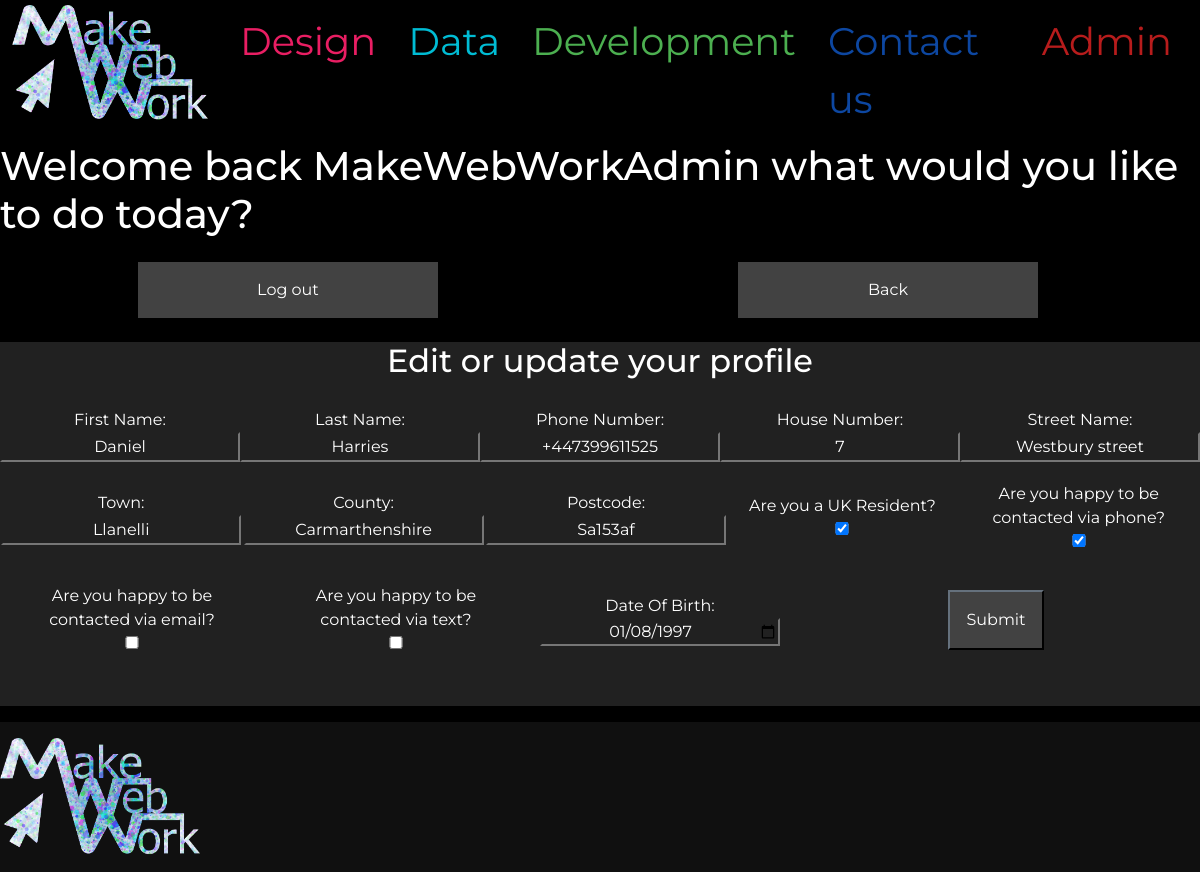
/editAccount (signed in), run on the app's committed database.
### default_site/models.py (models this page shows, shortened)
class UserProfile(models.Model):
    CustomerID = models.BigAutoField(primary_key=True)
    user = models.OneToOneField(User, on_delete=models.CASCADE)
    House_number_or_name = models.CharField(max_length=150, null=True, blank=True)
    Address_line_one = models.CharField(max_length=150, null=True, blank=True)
    Town = models.CharField(max_length=150, null=True, blank=True)
    County = models.CharField(max_length=99, null=True, blank=True)
    Uk_resident = models.BooleanField(default=True)
    Postcode = models.CharField(max_length=30, null=True, blank=True)
    Birth_date = models.DateField(null=True, blank=True)
    First_name = models.CharField(max_length=40, null=True, blank=True)
    Last_name = models.CharField(max_length=40, null=True, blank=True)
    Phone_number = models.CharField(max_length=15, null=True, blank=True)
    Contact_via_email = models.BooleanField(default=False)
    Contact_via_phone = models.BooleanField(default=False)
    Contact_via_text = models.BooleanField(default=False)

### default_site/views.py (the view, shortened to what this page needs)
# urls.py: path('editAccount', edit_profile, name="editAccount"),
@login_required
def edit_profile(request):
    profile = UserProfile.objects.get(user=request.user)
    invoice = Invoice.objects.filter(userprofile=profile)
    context = {
        "profile": profile
    }
    return render(request, 'default_site/edit_profile.html', context)

### default_site/templates/default_site/edit_profile.html (shortened to what this page needs)
{% extends 'base.html' %}
{% load static %}
{% block extra_css %}
<link rel="stylesheet" type="text/css" href="{% static '/css/webformstyles.css' %}">
{% endblock %}
{% block content %}
{% if user.is_authenticated %}
<h1>Welcome back {{profile.user}} what would you like to do today?</h1>
<div class="row choice-container">
    <a class="text-center col-12 col-md-3 grey darken-3 text-center my-3 py-3 grey-link btn-dark" href="{% url 'account_logout' %}">Log out</a>
    <a class="text-center col-12 col-md-3 grey darken-3 text-center my-3 py-3 grey-link btn-dark" href="{% url 'account' %}">Back</a>
</div>
<div class="form-area grey darken-4 text-center my-2">
    <h2>Edit or update your profile</h2>
    <form class="form-area" action="{% url 'editAccount' %}" method="POST" id="profiledata">
        <div class="small-input">
            <label class="" for="First_Name">First Name: </label>
            <input id="First_Name" class="input-fill" name="First_Name"
            type="text" value="{{profile.First_name}}" required>
        </div>
        <div class="small-input">
            <label class="" for="Last_Name">Last Name: </label>
            <input id="Last_Name" class="input-fill" name="Last_Name"
            type="text" value="{{profile.Last_name}}" required>
        </div>
        <div class="small-input">
            <label class="" for="Phone_number">Phone Number: </label>
            <input id="Phone_number" class="input-fill" name="Phone_number"
            type="tel" value="{{profile.Phone_number}}" required>
        </div>
        <div class="small-input">
            <label class="" for="House_number">House Number: </label>
            <input id="House_number" class="input-fill" name="House_number"
            type="text" value="{{profile.House_number_or_name}}" required>
        </div>
        <div class="small-input">
            <label class="" for="Street_Name">Street Name: </label>
            <input id="Street_Name" class="input-fill" name="Street_Name"
            type="text" value="{{profile.Address_line_one}}" required>
        </div>
        <div class="small-input">
            <label class="" for="Town">Town: </label>
            <input id="Town" class="input-fill" name="Town"
            type="text" value="{{profile.Town}}" required>
        </div>
        <div class="small-input">
            <label class="" for="County">County: </label>
            <input id="County" class="input-fill" name="County"
            type="text" value="{{profile.County}}" required>
        </div>
        <div class="small-input">
            <label class="" for="Postcode">Postcode: </label>
            <input id="Postcode" class="input-fill" name="Postcode"
            type="text" value="{{profile.Postcode}}" required>
        </div>
        <div class="small-input">
            <label class="" for="UK_resident">Are you a UK Resident? </label>
            <input id="UK_resident" class="input-fill" name="UK_resident"
            type="checkbox" {% if profile.Uk_resident %} checked {% endif %}>
        </div>
        <div class="small-input">
            <label class="" for="Contact_via_phone">Are you happy to be contacted via phone? </label>
            <input id="Contact_via_phone" class="input-fill" name="Contact_via_phone"
            type="checkbox" {% if profile.Contact_via_phone %} checked {% endif %}>
        </div>
        <div class="small-input">
            <label class="" for="Contact_via_email">Are you happy to be contacted via email? </label>
            <input id="Contact_via_email" class="input-fill" name="Contact_via_email"
            type="checkbox" {% if profile.Contact_via_email %} checked {% endif %}>
        </div>
        <div class="small-input">
            <label class="" for="Contact_via_text">Are you happy to be contacted via text? </label>
            <input id="Contact_via_text" class="input-fill" name="Contact_via_text"
            type="checkbox" {% if profile.Contact_via_text %} checked {% endif %}>
        </div>
        <div class="small-input">
            <label class="" for="DOB">Date Of Birth: </label>
            <input id="DOB" class="input-fill" name="DOB"
            type="date" value="{{profile.Birth_date|date:'Y-m-d'}}" required>
        </div>
        <div class="medium-input">
            <input class="text-center col-12 col-md-3 grey darken-3 text-center my-3 py-3 grey-link btn-dark"
            type="submit">
        </div>
    </form>
</div>
{% endif %}
{% endblock %}

### static/css/styles.css (style rules this page uses)
a { text-decoration: none; color:inherit; }
body { font-family: 'Montserrat', sans-serif; }
.choice-container { display: flex; width: 100%; flex-wrap: wrap; justify-content: space-around; flex-direction: row; align-items: center; }

### static/css/webformstyles.css (style rules this page uses)
.form-area:not(.hide) { display:flex; width:100%; flex-wrap:wrap; align-items:center; justify-content:space-around; margin-bottom:20px; margin-top:20px; }
.small-input { min-width: 32%; max-width: 33%; margin-bottom: 20px; }
.medium-input { min-width: 65%; max-width: 66%; margin-bottom: 20px; }
label:not(.ignore-label-styles) { width:100%; }
.input-fill { width:100%; }
input[type='text'] { color:white !important; background-color: #212121 !important; text-align:center; }
input[type='tel'] { color:white !important; background-color: #212121 !important; text-align:center; }
input[type='date'] { color:white !important; background-color: #212121 !important; text-align:center; }
@media (min-width: 768px) { .small-input { min-width: 24%; max-width: 25%; } }
@media (min-width: 768px) { .medium-input { min-width: 49%; max-width: 50%; } }
@media (min-width: 1200px) { .small-input { min-width: 19%; max-width: 20%; } }
@media (min-width: 1200px) { .medium-input { min-width: 32%; max-width: 33%; } }

### data on the page
UserProfile: user "MakeWebWorkAdmin", First_Name "Daniel", Last_Name "Harries", Phone_number "+447399611525", House_number "7", Street_Name "Westbury street", Town "Llanelli", County "Carmarthenshire", Postcode "Sa153af", Uk_resident "☑", Contact_via_phone "☑", DOB "01/08/1997"
